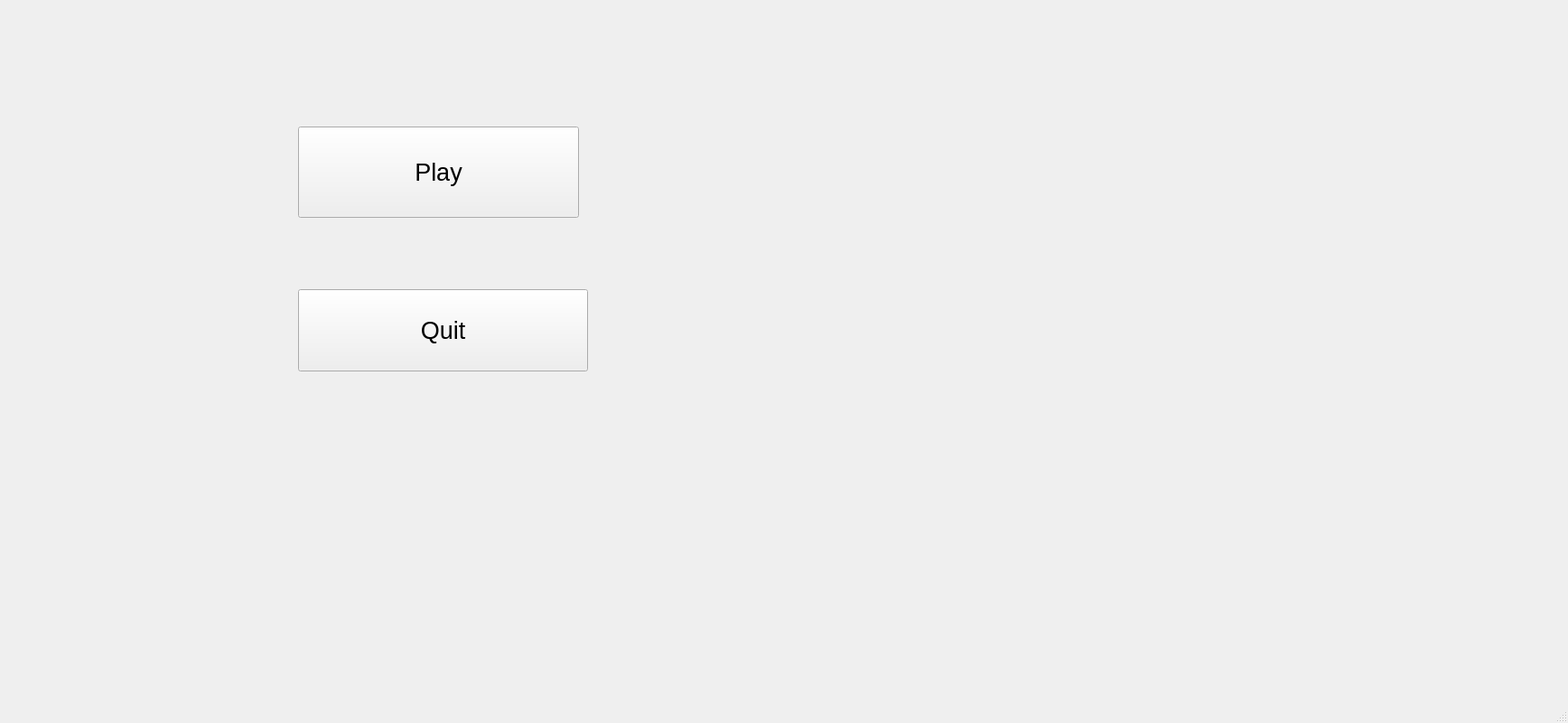
<?xml version="1.0" encoding="UTF-8"?>
<ui version="4.0">
 <class>MainWindow</class>
 <widget class="QMainWindow" name="MainWindow">
  <property name="geometry">
   <rect>
    <x>0</x>
    <y>0</y>
    <width>1736</width>
    <height>800</height>
   </rect>
  </property>
  <property name="windowTitle">
   <string>MainWindow</string>
  </property>
  <widget class="QWidget" name="centralwidget">
   <widget class="QPushButton" name="Play">
    <property name="geometry">
     <rect>
      <x>330</x>
      <y>140</y>
      <width>311</width>
      <height>101</height>
     </rect>
    </property>
    <property name="font">
     <font>
      <pointsize>20</pointsize>
     </font>
    </property>
    <property name="text">
     <string>Play</string>
    </property>
   </widget>
   <widget class="QPushButton" name="Quit">
    <property name="geometry">
     <rect>
      <x>330</x>
      <y>320</y>
      <width>321</width>
      <height>91</height>
     </rect>
    </property>
    <property name="font">
     <font>
      <pointsize>20</pointsize>
     </font>
    </property>
    <property name="text">
     <string>Quit</string>
    </property>
   </widget>
   <widget class="QLabel" name="Message">
    <property name="geometry">
     <rect>
      <x>330</x>
      <y>490</y>
      <width>451</width>
      <height>71</height>
     </rect>
    </property>
    <property name="font">
     <font>
      <pointsize>20</pointsize>
     </font>
    </property>
    <property name="text">
     <string/>
    </property>
   </widget>
  </widget>
  <widget class="QMenuBar" name="menubar">
   <property name="geometry">
    <rect>
     <x>0</x>
     <y>0</y>
     <width>1736</width>
     <height>39</height>
    </rect>
   </property>
  </widget>
  <widget class="QStatusBar" name="statusbar"/>
 </widget>
 <resources/>
 <connections/>
</ui>
